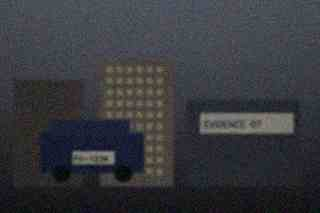
#> input picture samples/sample_cctv.jpg, 320 x 213 px
$ python -i visualizations.py   (imports and definitions only)
#> lines starting #> are read from the running program, lines starting #| are printed output that depends on the picture
#> further down, picture is the input picture: shape (213, 320, 3); mean B, G, R 61.2, 56.7, 55.2
### analysis/base.py
"""Shared types and helpers for the degradation analyzers.

Every analyzer returns a :class:`MetricResult` carrying both a normalised
severity score *and* the raw measurements it was derived from. The raw values
are what an examiner needs in order to challenge or reproduce a finding; the
normalised score exists only to drive the UI and the pipeline recommender.
"""

from __future__ import annotations

import math
from dataclasses import dataclass, field
from typing import Any, Dict, List, Optional

import cv2
import numpy as np

__all__ = [
    "MetricResult",
    "clamp01",
    "linear_map",
    "log_map",
    "to_gray",
    "downsample_for_analysis",
    "ANALYZER_VERSION",
]

#: Bumped whenever a scoring formula changes, so stored results stay comparable.
ANALYZER_VERSION: str = "1.0.0"

#: Longest edge used for analysis; larger images are area-averaged down. This
#: keeps measurements stable across resolutions and bounds run time.
ANALYSIS_MAX_EDGE: int = 1600


@dataclass
class MetricResult:
    """One degradation indicator.

    Attributes:
        key: Canonical metric key, see :class:`app.constants.DegradationKey`.
        label: Human readable name.
        score: Normalised severity in ``[0, 1]``; higher means more degraded.
        method: Short description of the estimator used.
        measurements: Raw numeric outputs keyed by name.
        notes: Free-text observations shown in the detail dialog.
        reference: Literature reference for the estimator, when applicable.
    """

    key: str
    label: str
    score: float
    method: str = ""
    measurements: Dict[str, Any] = field(default_factory=dict)
    notes: List[str] = field(default_factory=list)
    reference: str = ""

    def __post_init__(self) -> None:
        self.score = clamp01(self.score)

    # [97 lines left out: functions percent, severity, to_dict, detail_text, clamp01, linear_map and 1 more, not called in this run]


def to_gray(image: np.ndarray) -> np.ndarray:
    """Return an ``HxW`` ``float32`` luminance plane in ``[0, 1]``.

    Accepts ``uint8``/``uint16``/float arrays with 1, 3 or 4 channels.
    """
    array = image
    if array.dtype == np.uint8:
        array = array.astype(np.float32) / 255.0
    elif array.dtype == np.uint16:
        array = array.astype(np.float32) / 65535.0
    else:
        array = array.astype(np.float32)
        if array.max(initial=0.0) > 1.5:
            array = array / 255.0

    if array.ndim == 2:
        return np.clip(array, 0.0, 1.0)
    if array.shape[2] >= 3:
        rgb = np.ascontiguousarray(array[..., :3])
        return np.clip(cv2.cvtColor(rgb, cv2.COLOR_RGB2GRAY), 0.0, 1.0)
    return np.clip(array[..., 0], 0.0, 1.0)


# [17 lines left out: function downsample_for_analysis, not called in this run]

### analysis/visualizations.py
"""Forensic visualisation tools.

Every function here renders an *analytical view* of an image. None of them
modifies evidence, and none should be presented as an enhanced image: they are
instruments for reading what is already in the data. The GUI labels each view
accordingly.
"""

from __future__ import annotations

import logging
from typing import Callable, Dict, Tuple

import cv2
import numpy as np

from analysis.base import to_gray
from core.image_utils import ensure_uint8_rgb
from gui.theme import Palette

logger = logging.getLogger(__name__)

__all__ = ["VISUALIZATIONS", "render_visualization", "VISUALIZATION_LABELS"]


def _as_rgb(image: np.ndarray) -> np.ndarray:
    """Return an 8-bit RGB view of ``image``."""
    return ensure_uint8_rgb(image)[..., :3]


# [82 lines left out: functions _gray_to_rgb, _plot_histogram, rgb_histogram, luminance_histogram, not called in this run]


def grayscale_view(image: np.ndarray) -> np.ndarray:
    """BT.601 luminance rendering."""
    return _gray_to_rgb((to_gray(image) * 255.0).round())


# [64 lines left out: functions edge_map, high_pass, noise_residual, saturation_map, exposure_map, clipping_map, not called in this run]


def frequency_spectrum(image: np.ndarray) -> np.ndarray:
    """Log-magnitude Fourier spectrum, DC centred.

    Regular bright spikes indicate periodic structure (sensor pattern, halftone
    screens, JPEG block grids); an abrupt circular cut-off indicates the image
    was interpolated up from a smaller original.
    """
    gray = to_gray(image)
    height, width = gray.shape[:2]
#> height = 213; width = 320
    window = np.outer(np.hanning(height), np.hanning(width)).astype(np.float32)
    spectrum = np.fft.fftshift(np.abs(np.fft.fft2(gray * window)))
    magnitude = np.log1p(spectrum)
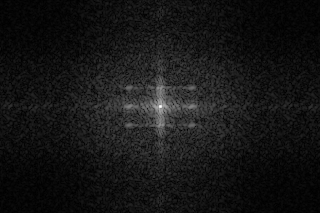
#> magnitude: shape (213, 320) float64; min 0.00326, max 8.34, mean 0.711; drawn with min black and max white
    normalised = cv2.normalize(magnitude, None, 0, 255, cv2.NORM_MINMAX)
    coloured = cv2.applyColorMap(normalised.astype(np.uint8), cv2.COLORMAP_MAGMA)
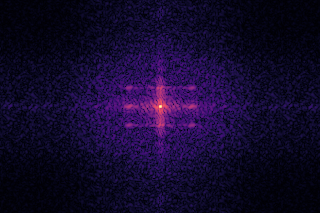
#> coloured: shape (213, 320, 3); mean B, G, R 44, 9.4, 19
    return cv2.cvtColor(coloured, cv2.COLOR_BGR2RGB)
#> returned value: shape (213, 320, 3)


# [16 lines left out: function error_level_analysis, not called in this run]


#: Registry of visualisation name -> renderer.
VISUALIZATIONS: Dict[str, Callable[[np.ndarray], np.ndarray]] = {
    "rgb_histogram": rgb_histogram,
    "luminance_histogram": luminance_histogram,
    "grayscale": grayscale_view,
    "edge_map": edge_map,
    "high_pass": high_pass,
    "noise_residual": noise_residual,
    "saturation_map": saturation_map,
    "exposure_map": exposure_map,
    "clipping_map": clipping_map,
    "frequency_spectrum": frequency_spectrum,
    "error_level_analysis": error_level_analysis,
}

#: Menu labels for each visualisation.
VISUALIZATION_LABELS: Dict[str, str] = {
    "rgb_histogram": "RGB Histogram",
    "luminance_histogram": "Luminance Histogram",
    "grayscale": "Grayscale",
    "edge_map": "Edge Map",
    "high_pass": "High Pass",
    "noise_residual": "Noise Residual",
    "saturation_map": "Saturation Map",
    "exposure_map": "Exposure Map",
    "clipping_map": "Clipping Map",
    "frequency_spectrum": "Frequency Spectrum",
    "error_level_analysis": "Error Level Analysis",
}

#: Per-visualisation caveats shown alongside the rendering.
VISUALIZATION_NOTES: Dict[str, str] = {
    "high_pass": (
        "High-pass residual amplified 6x. Halos around edges indicate prior "
        "sharpening; regular ripples indicate resampling."
    ),
    "noise_residual": (
        "Median-filter residual amplified 10x. Areas whose noise structure "
        "differs from their surroundings warrant closer inspection."
    ),
    "clipping_map": (
        "Red: at least one channel at the white point. Blue: at least one "
        "channel at the black point. These samples carry no recoverable "
        "information."
    ),
    "frequency_spectrum": (
        "Log-magnitude Fourier spectrum. A sharp circular cut-off indicates "
        "the frame was interpolated up from a smaller original."
    ),
    "error_level_analysis": (
        "ELA is suggestive only. It is strongly influenced by local contrast "
        "and texture and must not be treated as evidence of manipulation."
    ),
}


# [15 lines left out: function render_visualization, not called in this run]

>>> import cv2
>>> picture = cv2.imread('../samples/sample_cctv.jpg')
>>> result = frequency_spectrum(picture)
